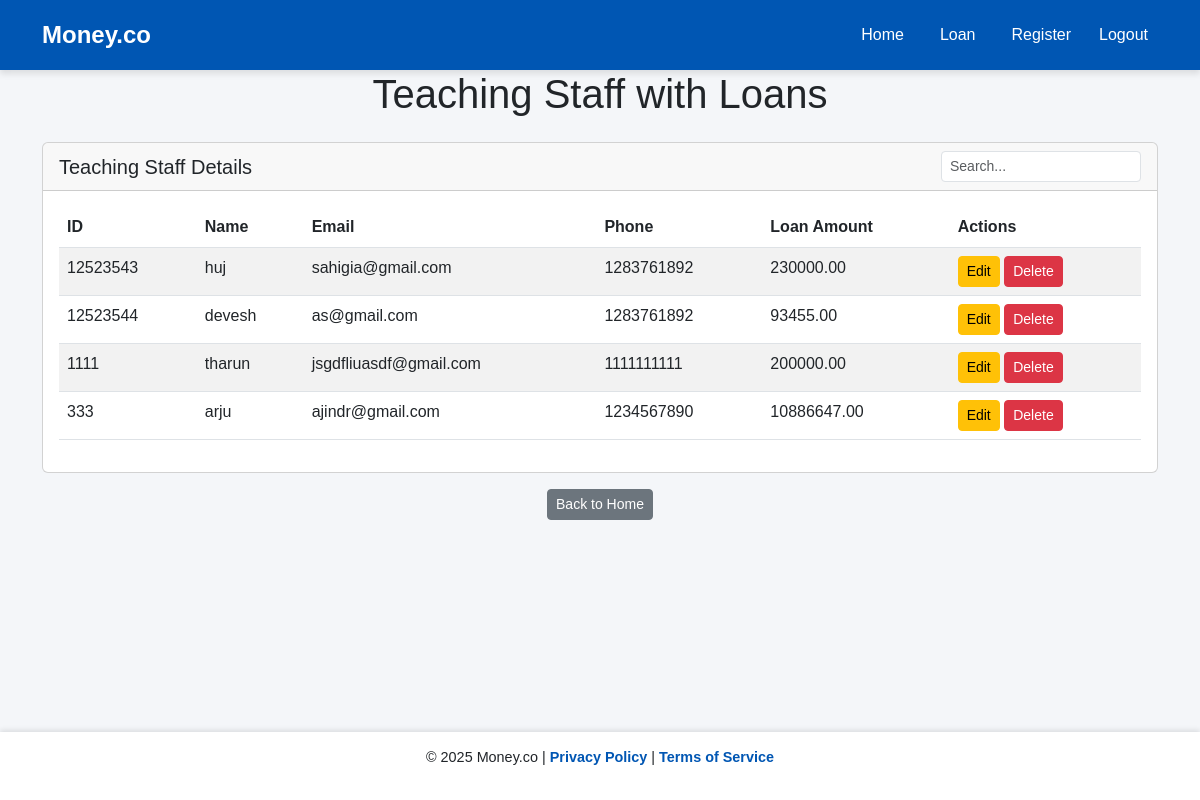
Page /teaching_staff/ on the committed database.
### moneyapp/models.py (models this page shows, shortened)
class Member(models.Model):
    ROLE_CHOICES = [
        ('Teaching', 'Teaching Staff'),
        ('Non-Teaching', 'Non-Teaching Staff'),
    ]
    name = models.CharField(max_length=100)
    member_id = models.CharField(max_length=50, unique=True)
    department = models.CharField(max_length=100, blank=True)
    designation = models.CharField(max_length=100, blank=True)
    mob = models.BigIntegerField()
    email = models.EmailField()
    dob = models.DateField()
    doj = models.DateField()
    doj_service = models.DateField()
    maximum_period = models.IntegerField()
    max_loan_amount = models.DecimalField(max_digits=10, decimal_places=2)
    city = models.CharField(max_length=100)
    pincode = models.CharField(max_length=10)
    role = models.CharField(max_length=20, choices=ROLE_CHOICES, default='Non-Teaching')
    has_loan = models.BooleanField(default=False)

### moneyapp/views.py (the view)
# urls.py: path('teaching_staff/', views.teaching_staff, name='teaching_staff'),
def teaching_staff(request):
    members = Member.objects.filter(role='Teaching', has_loan=True)
    return render(request, 'teaching_staff.html', {'members': members})

### moneyapp/templates/teaching_staff.html (shortened to what this page needs)
{% extends 'base.html' %}
{% block content %}
<div class="container">
    <h1 class="text-center mb-4">Teaching Staff with Loans</h1>
    <div class="card">
        <div class="card-header d-flex justify-content-between align-items-center">
            <h5 class="mb-0 me-3">Teaching Staff Details</h5>
            <input type="text" id="tableSearch" class="form-control form-control-sm"
                   placeholder="Search..." style="width: 200px;">
        </div>
        <div class="card-body">
            {% if members %}
                <table class="table table-striped">
                    <thead>
                        <tr>
                            <th>ID</th>
                            <th>Name</th>
                            <th>Email</th>
                            <th>Phone</th>
                            <th>Loan Amount</th>
                            <th>Actions</th>
                        </tr>
                    </thead>
                    <tbody>
                        {% for member in members %}
                        <tr data-href="{% url 'detail_members' member.id %}" style="cursor: pointer;">
                            <td>{{ member.member_id }}</td>
                            <td>{{ member.name }}</td>
                            <td>{{ member.email }}</td>
                            <td>{{ member.mob }}</td>
                            <td>{{ member.max_loan_amount }}</td>
                            <td>
                                <a href="{% url 'edit_member' member.id %}" class="btn btn-warning btn-sm">Edit</a>
                                <a href="{% url 'delete_member' member.id %}" class="btn btn-danger btn-sm"
                                   onclick="return confirm('Are you sure you want to delete this member?');">
                                    Delete
                                </a>
                            </td>
                        </tr>
                        {% endfor %}
                    </tbody>
                </table>
            {% else %}
                <p class="text-center">No teaching staff with loans found.</p>
            {% endif %}
        </div>
    </div>
</div>
<div class="text-center mt-3">
    <a href="{% url 'home' %}" class="btn btn-sm btn-secondary">Back to Home</a>
</div>
{% endblock %}

### moneyapp/templates/base.html (style rules this page uses)
body { background-color: #f4f6f9; font-family: 'Arial', sans-serif; padding-bottom: 80px; }

### rows in the picture
Member: member_id "12523543", name "huj", email "sahigia@gmail.com", mob "1283761892", max_loan_amount "230000.00"
Member: member_id "12523544", name "devesh", email "as@gmail.com", mob "1283761892", max_loan_amount "93455.00"
Member: member_id "1111", name "tharun", email "jsgdfliuasdf@gmail.com", mob "1111111111", max_loan_amount "200000.00"
Member: member_id "333", name "arju", email "ajindr@gmail.com", mob "1234567890", max_loan_amount "10886647.00"
